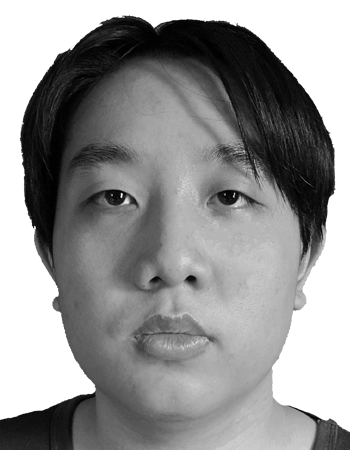
#> input picture lab1/self.bmp, 350 x 450 px, found by its file name
$ python self_mount.py
#> lines starting #> are read from the running program, lines starting #| are printed output that depends on the picture; after the words box and inside, x2 and y2 are one past the last pixel; in counts of white or black regions, pixels touching at a corner belong together
import cv2
import numpy as np
import matplotlib.pyplot as plt
img = cv2.imread('D:\Lab\Telecommunication Lab\lab1\self.bmp',0)
#> img is the input picture: shape (450, 350); min 0, max 255, mean 148
#region mask
mask = np.zeros(img.shape[:2], dtype="uint8")
cv2.rectangle(mask,(130,354),(210,313),255,-1)
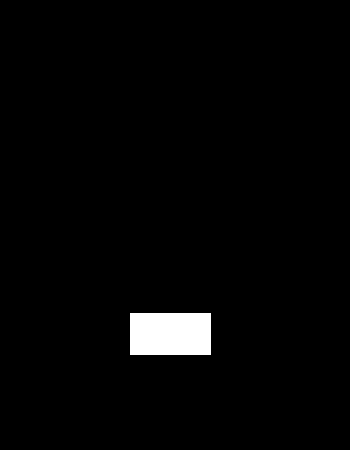
#> mask: shape (450, 350); 2.2% white; 1 white region, box (x1, y1, x2, y2) and area: (130, 313, 211, 355) 3402
#color mask
mask1 = cv2.inRange(img,50,130)
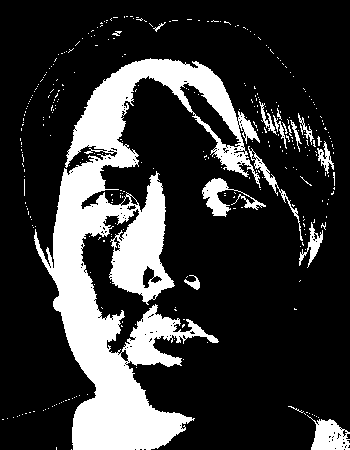
#> mask1: shape (450, 350); 21.8% white; 336 white regions (318 under 20 px), largest, box (x1, y1, x2, y2) and area: (34, 58, 261, 450) 30220, (307, 415, 350, 450) 883, (202, 178, 266, 217) 801
#combine mask
mask2 = (mask & mask1)
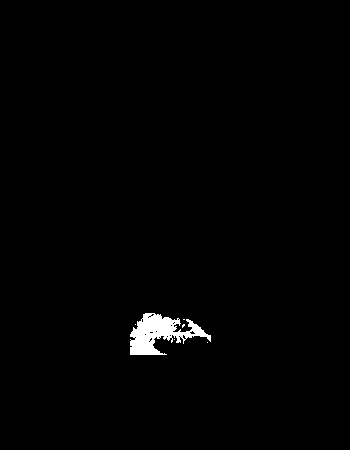
#> mask2: shape (450, 350); 1.1% white; 6 white regions (5 under 20 px), largest, box (x1, y1, x2, y2) and area: (130, 313, 211, 355) 1652
plt.imshow(mask1,cmap='gray')
plt.show()
